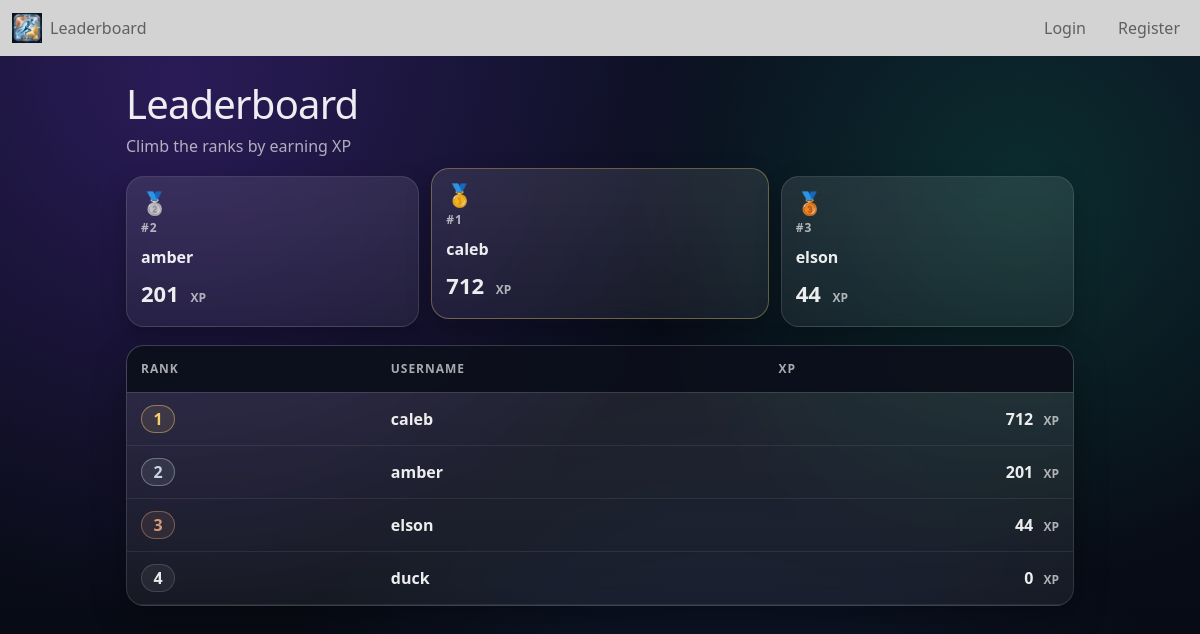
The app's page /leaderboard with its own data.
### tables this page shows
CREATE TABLE users (
            id INTEGER PRIMARY KEY AUTOINCREMENT,
            username TEXT UNIQUE NOT NULL,
            password TEXT NOT NULL
        );

CREATE TABLE profiles (
            user_id INTEGER PRIMARY KEY,
            xp INTEGER DEFAULT 0,
            credits INTEGER DEFAULT 0,
            dob DATE,
            goal TEXT,
            avatar_path TEXT DEFAULT '/static/avatar/default.jpg',
            next_ippt_date DATE,
            prev_ippt_score INTEGER,
            FOREIGN KEY(user_id) REFERENCES users(id)
        );

### app.py (the view)
@app.route("/leaderboard")
def leaderboard():
    db = get_db()
    users_points = db.execute("""
        SELECT users.username, profiles.xp
        FROM profiles
        JOIN users ON profiles.user_id = users.id
        ORDER BY profiles.xp DESC
    """).fetchall()
    return render_template("leaderboard.html", users_points=users_points)

### app.py (called while the page is built)
def get_db():
    db = getattr(g, "_database", None)
    if db is None:
        db = g._database = sqlite3.connect(DATABASE)
        db.row_factory = sqlite3.Row
    return db

@app.teardown_appcontext
def close_connection(exception):
    db = getattr(g, "_database", None)
    if db is not None:
        db.close()

### templates/leaderboard.html (shortened to what this page needs)
{% extends "base.html" %}
{% block head %}
  <link rel="stylesheet" href="../static/leaderboard.css">
{% endblock %}
{% block content %}
{% set display_users = users_points if users_points is defined and users_points else sample_users_points %}
{% set ns = namespace(in_list=false, rank=None, xp=None) %}
{% if viewer_username is defined and viewer_username %}
  {% for u in display_users %}
    {% if u["username"] == viewer_username %}
      {% set ns.in_list = true %}
      {% set ns.rank = loop.index %}
      {% set ns.xp = u["xp"] %}
    {% endif %}
  {% endfor %}
{% endif %}
<section class="lb">
  <header class="lb__header">
    <div>
      <h1 class="lb__title">Leaderboard</h1>
      <p class="lb__subtitle">Climb the ranks by earning XP</p>
    </div>
  </header>
  {% if display_users and display_users|length > 0 %}
  <div class="podium" aria-label="Top 3">
    {% for place in (2, 1, 3) %}
      {% if display_users|length >= place %}
        {% set u = display_users[place-1] %}
        <article class="podium__slot podium__slot--{{ place }}">
          <div class="podium__medal" aria-hidden="true">
            {% if place == 1 %}🥇{% elif place == 2 %}🥈{% else %}🥉{% endif %}
          </div>
          <div class="podium__place">#{{ place }}</div>
          <div class="podium__user" title="{{ u['username'] }}">{{ u['username'] }}</div>
          <div class="podium__xp">{{ u['xp'] }} <span>XP</span></div>
        </article>
      {% endif %}
    {% endfor %}
  </div>
  {% endif %}
  <div class="lb__card">
    <div class="lb__tableWrap" role="region" aria-label="Leaderboard table" tabindex="0">
      <table class="lb__table">
        <thead>
          <tr>
            <th scope="col">Rank</th>
            <th scope="col">Username</th>
            <th scope="col" class="is-right">XP</th>
          </tr>
        </thead>
        <tbody>
          {% for user in display_users %}
          <tr class="
            {% if loop.index <= 3 %}is-top{% endif %}
          ">
            <td class="rank">
              <span class="rank__badge
                {% if loop.index == 1 %}rank__badge--gold
                {% elif loop.index == 2 %}rank__badge--silver
                {% elif loop.index == 3 %}rank__badge--bronze
                {% else %}rank__badge--base
                {% endif %}">
                {{ loop.index }}
              </span>
            </td>
            <td class="user">
              <span class="user__name">{{ user['username'] }}</span>
            </td>
            <td class="xp is-right">
              <span class="xp__value">{{ user['xp'] }}</span>
              <span class="xp__label">XP</span>
            </td>
          </tr>
          {% endfor %}
        </tbody>
      </table>
    </div>
  </div>
</section>
{% endblock %}

### static/leaderboard.css (style rules this page uses)
:root { --bg0: #070a12; --bg1: #0b1020; --card: rgba(255,255,255,0.06); --card2: rgba(255,255,255,0.10); --border: rgba(255,255,255,0.12); --text: rgba(255,255,255,0.92); --muted: rgba(255,255,255,0.65); --gold: #f4d06f; --silver: #cbd5e1; --bronze: #d39b7a; --viewer: rgba(59,130,246,0.20); --viewer2: rgba(124,58,237,0.18); }
body { min-height: 100vh; color: var(--text); background: radial-gradient(900px circle at 15% 10%, rgba(124,58,237,0.28), transparent 60%), radial-gradient(700px circle at 85% 25%, rgba(16,185,129,0.18), transparent 55%), radial-gradient(900px circle at 60% 110%, rgba(59,130,246,0.14), transparent 55%), linear-gradient(180deg, var(--bg1) 0%, var(--bg0) 100%); }
.lb { max-width: 980px; margin: 0 auto; padding: 24px 16px 48px; }
.lb__header { display: flex; align-items: flex-end; justify-content: space-between; gap: 16px; margin-bottom: 18px; }
.lb__title { margin: 0; font-size: clamp(28px, 4vw, 40px); letter-spacing: -0.02em; }
.lb__subtitle { margin: 6px 0 0; color: var(--muted); }
.podium { display: grid; grid-template-columns: 1fr 1.15fr 1fr; gap: 12px; margin: 16px 0 18px; }
.podium__slot { background: linear-gradient(180deg, var(--card2), var(--card)); border: 1px solid var(--border); border-radius: 18px; padding: 14px 14px 16px; box-shadow: 0 10px 24px rgba(0,0,0,0.25); backdrop-filter: blur(10px); }
.podium__slot--1 { transform: translateY(-8px); border-color: rgba(244,208,111,0.35); }
.podium__medal { font-size: 22px; line-height: 1; }
.podium__place { margin-top: 6px; color: var(--muted); font-weight: 600; font-size: 12px; letter-spacing: 0.08em; text-transform: uppercase; }
.podium__user { margin-top: 8px; font-weight: 800; font-size: 16px; overflow: hidden; text-overflow: ellipsis; white-space: nowrap; }
.podium__xp { margin-top: 8px; font-size: 22px; font-weight: 900; }
.podium__xp span { font-size: 12px; color: var(--muted); margin-left: 6px; font-weight: 700; }
.lb__card { background: linear-gradient(180deg, var(--card2), var(--card)); border: 1px solid var(--border); border-radius: 18px; box-shadow: 0 14px 34px rgba(0,0,0,0.30); overflow: hidden; backdrop-filter: blur(10px); }
.lb__tableWrap { max-height: 520px; overflow: auto; }
.lb__table { width: 100%; border-collapse: collapse; }
.lb__table thead th { position: sticky; top: 0; z-index: 1; text-align: left; font-size: 12px; letter-spacing: 0.08em; text-transform: uppercase; color: var(--muted); background: rgba(10, 14, 26, 0.92); border-bottom: 1px solid var(--border); padding: 14px 14px; }
.lb__table tbody td { padding: 12px 14px; border-bottom: 1px solid rgba(255,255,255,0.08); }
.is-right { text-align: right; }
.rank__badge { display: inline-flex; align-items: center; justify-content: center; min-width: 34px; height: 28px; padding: 0 10px; border-radius: 999px; font-weight: 900; border: 1px solid rgba(255,255,255,0.14); background: rgba(255,255,255,0.06); }
.rank__badge--gold { border-color: rgba(244,208,111,0.45); background: rgba(244,208,111,0.10); color: var(--gold); }
.rank__badge--silver { border-color: rgba(203,213,225,0.40); background: rgba(203,213,225,0.10); color: var(--silver); }
.rank__badge--bronze { border-color: rgba(211,155,122,0.45); background: rgba(211,155,122,0.10); color: var(--bronze); }
.rank__badge--base { color: rgba(255,255,255,0.90); }
.user__name { font-weight: 700; }
.xp__value { font-weight: 900; }
.xp__label { margin-left: 6px; font-size: 12px; color: var(--muted); font-weight: 700; }

### records on screen
users: username "amber"
profiles: xp "201", username "amber", xp "201"
users: username "caleb"
profiles: xp "712", username "caleb", xp "712"
users: username "elson"
profiles: xp "44", username "elson", xp "44"
profiles: username "duck", xp "0"

### other values on screen
{{ place }} "2" "1" "3"
